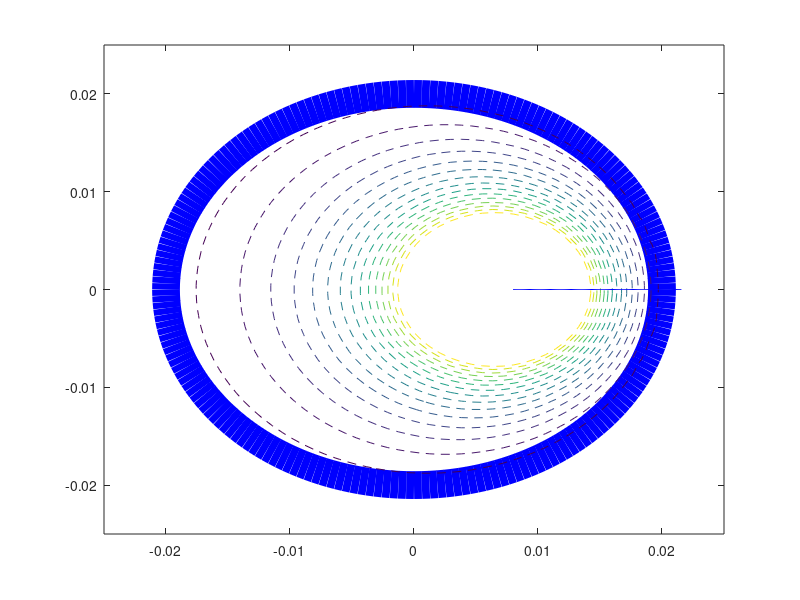

Recreate this plot in MATLAB. (Note: this script raises an error after producing the figure.)
%%点电荷位于接地导体球内
%半径为a=2cm的接地导体球内有一个点电荷q=1x10^(-10)C,点电荷距离球心d=0.7cm,求球内的电位与电场强度分布。
clear
k = 8.985e9;
ra = 0.02;
d = 0.007;
x0 = 0.025;
q1 = 1e-10;
q2 = -ra/d*q1;%q2为镜像点电荷
x2 = linspace(-x0,x0,60);
y2 = linspace(-x0,x0,60);
[X,Y] = meshgrid(x2,y2);
r1 = sqrt((X - d).^2 + Y.^2); %点电荷到场点的距离
r2 = sqrt((X - ra^2/d).^2 + Y.^2); %镜像电荷到场点的距离
U = k*q1./r1 + k*q2./r2;
U(sqrt(X.^2 + Y.^2) > ra) = 0; %研究区域为导体球内
theta = 0:pi/100:2*pi;
x1 = ra*cos(theta);
y1 = ra*sin(theta);
plot(x1,y1,'b','LineWidth',20);
hold on;
u0 = k*q1./0.01 + k*q2./0.1; %基准电势，作为之后绘制等势线的参考尺度
u = linspace(-u0,u0,30);
c = contour(X,Y,U,u,'--');
hold on;
[Ex,Ey] = gradient(-U);
N = 20;
th = linspace(0,2*pi,N);
x1 = d+0.001*cos(th);
y1 = 0.001*sin(th);
for i = 1:N
    h1 = streamline(X,Y,Ex,Ey,x1(i),y1(i));
    arrowPlot(h1.XData,h1.YData,'number',1,'color','b','linewidth',1);
    hold on;
end
%绘制接地符号
plot([-ra*1.02+0.0025,-ra*1.1],[-0.008,-0.008],'b','LineWidth',2)
plot([-ra*1.1,-ra*1.1],[-0.008,-0.012],'b','LineWidth',2);
plot([-ra*1.1-0.002,-ra*1.1+0.002],[-0.012,-0.012],'b','LineWidth',2);
hold on;
%绘制球内电荷
plot(d,0,'ko','markersize',16,'linewidth',3);
plot(d,0,'r+','markersize',12,'linewidth',3);
axis equal %使x轴和y轴的单位长度相等，确保绘制的图形是一个圆

